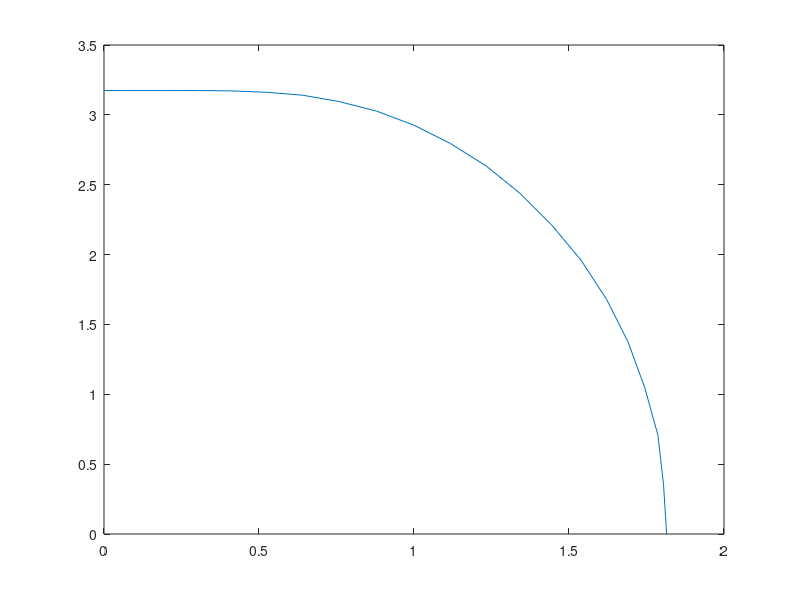

Reproduce this figure in MATLAB.
function phasengr()

load('werte_ohnehyp2', 'temperatur', 'punkte', 'Swerte')

smatrix=squeeze(Swerte(:,:,3))';
[tmatrix,hmatrix]=meshgrid(temperatur,punkte(1,:,1));

%mesh(tmatrix,hmatrix,smatrix) 
tmax=max(temperatur);
hmax=max(punkte(1,:,1));
intervall=[0:0.005:1];

for n=1:21
winkel=(n-1)*pi/40;
ta=tmax*intervall*cos(winkel);
ha=hmax*intervall*sin(winkel);
sa = diag(interp2(tmatrix,hmatrix,smatrix,ta,ha','cubic'));
xi=intervall(find(sa>0.05));
sai=sa(find(sa>0.05));
%yi = interp1(sai,xi,[0:0.01:4],'cubic');
%plot(intervall,sa,'.',xi,sai,'*',yi,[0:0.01:4])
x0=interp1(sai,xi,0.2,'cubic');
hwert(n)=hmax*sin(winkel)*x0;
twert(n)=tmax*cos(winkel)*x0;
end
plot(twert,hwert)
return
hw=zeros(length(temperatur));
for ind=1:length(temperatur)
    hw1=squeeze(punkte(ind,:,1));
    Sw1=squeeze(Swerte(ind,:,3));
    ih=find(Sw1<0.3);
  
    irp=1:ih(1)+10;
    if ih(1)>3
        ira=1:ih(1)-1;
        xi = interp1(Sw1(ira),hw1(ira),[0:0.01:1],'spline');
        figure
        plot(hw1([irp]),Sw1(irp),'.',xi, [0:0.01:1])
    else
        figure
        plot(hw1([irp]),Sw1(irp),'.')
    end
        
    %hw(ind)=hw1();
end
%plot(temperatur, hw)